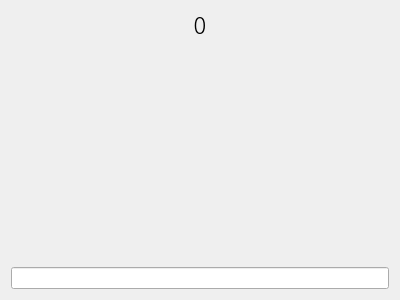
<?xml version="1.0" encoding="UTF-8"?>
<ui version="4.0">
 <class>GameWidget</class>
 <widget class="QWidget" name="GameWidget">
  <property name="geometry">
   <rect>
    <x>0</x>
    <y>0</y>
    <width>400</width>
    <height>300</height>
   </rect>
  </property>
  <property name="windowTitle">
   <string>Form</string>
  </property>
  <layout class="QVBoxLayout" name="verticalLayout">
   <item>
    <widget class="QLabel" name="label_time">
     <property name="font">
      <font>
       <family>Courier</family>
       <pointsize>20</pointsize>
      </font>
     </property>
     <property name="text">
      <string>0</string>
     </property>
     <property name="alignment">
      <set>Qt::AlignCenter</set>
     </property>
    </widget>
   </item>
   <item>
    <widget class="SequenceStack" name="sequence_stack" native="true">
     <property name="sizePolicy">
      <sizepolicy hsizetype="Preferred" vsizetype="Preferred">
       <horstretch>0</horstretch>
       <verstretch>4</verstretch>
      </sizepolicy>
     </property>
    </widget>
   </item>
   <item>
    <widget class="QLineEdit" name="line_edit_input"/>
   </item>
  </layout>
 </widget>
 <customwidgets>
  <customwidget>
   <class>SequenceStack</class>
   <extends>QWidget</extends>
   <header>SequenceStack.h</header>
   <container>1</container>
  </customwidget>
 </customwidgets>
 <resources/>
 <connections/>
</ui>
